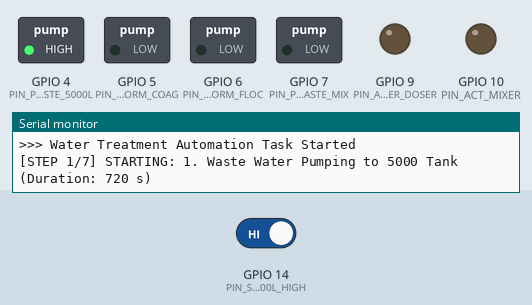
A sketch run on a simulated ESP32-S2. On the bench: switched loads named in the sketch (green lamp = pin HIGH), output pins drawn as LEDs (lit = HIGH), the last lines printed to the serial monitor. The test bench sets the inputs (shaded band); at power-on: GPIO 14 (PIN_SENS_5000L_HIGH) HIGH. Pins used as bus, display or sensor lines are not drawn.

Above: at 2.2 s.
2.3 s: GPIO 14 (PIN_SENS_5000L_HIGH) driven LOW
At 3.3 s:
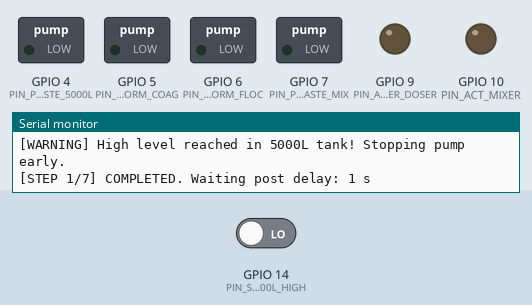
At 5.3 s:
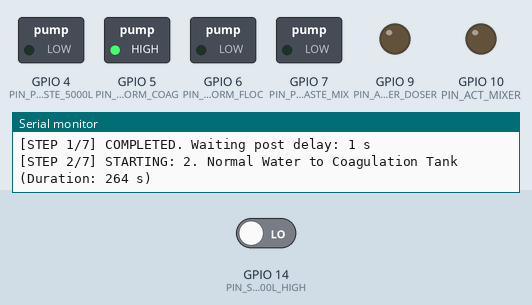
Timing chart, 0 to 6.8 s (numbered marks = the images above; inputs shaded):
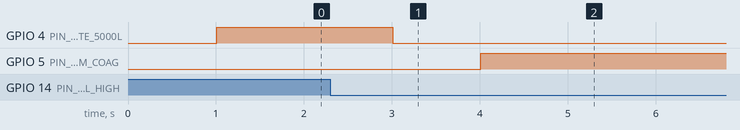

The sketch:

WaterTreatmentESP32.ino
```cpp
#include <Arduino.h>
#include "hal_water_system.h"
#include "water_treatment_api.h"

/* Step Wrapper Functions */
static void step1_start(void) { hal_pump_set(PUMP_WASTE_TO_5000L, true); }
static void step1_stop(void)  { hal_pump_set(PUMP_WASTE_TO_5000L, false); }

static void step2_start(void) { hal_pump_set(PUMP_NORMAL_TO_COAGULATION, true); }
static void step2_stop(void)  { hal_pump_set(PUMP_NORMAL_TO_COAGULATION, false); }

static void step3_start(void) { hal_pump_set(PUMP_NORMAL_TO_FLOCCULANT, true); }
static void step3_stop(void)  { hal_pump_set(PUMP_NORMAL_TO_FLOCCULANT, false); }

static void step4_start(void) { hal_pump_set(PUMP_WASTE_TO_MIXING, true); }
static void step4_stop(void)  { hal_pump_set(PUMP_WASTE_TO_MIXING, false); }

static void step5_start(void) { hal_actuator_set(ACTUATOR_POWDER_DOSER, true); }
static void step5_stop(void)  { hal_actuator_set(ACTUATOR_POWDER_DOSER, false); }

static void step6_start(void) { hal_stepper_start(80); }
static void step6_stop(void)  { hal_stepper_stop(); }

static void step7_start(void) { hal_pump_set(PUMP_DC_DOSING, true); }
static void step7_stop(void)  { hal_pump_set(PUMP_DC_DOSING, false); }

/*
 * Process Recipe Table matching your chart:
 * 1. Waste Water to 5000L: 12 min = 720 sec, delay = 1 sec
 * 2. Normal Water to Coagulation: 4.4 min = 264 sec, delay = 1 sec
 * 3. Normal Water to Flocculant: 58 sec, delay = 1 sec
 * 4. Waste Water to Mixing: 4.4 min = 264 sec, delay = 1 sec
 * 5. Powder Dosing: 1 min = 60 sec, delay = 1 sec
 * 6. Coagulant Mixing (Stepper 80 RPM): 10 min = 600 sec, delay = 3 sec
 * 7. DC Pump Start: 1 min = 60 sec, delay = 1 sec
 */
static const treatment_step_t process_recipe[] = {
    { "1. Waste Water Pumping to 5000 Tank",        720, 1, step1_start, step1_stop },
    { "2. Normal Water to Coagulation Tank",        264, 1, step2_start, step2_stop },
    { "3. Normal Water to Flocculant Tank",          58, 1, step3_start, step3_stop },
    { "4. Waste Water to Mixing Water Tank",        264, 1, step4_start, step4_stop },
    { "5. Powder Dosing Start",                      60, 1, step5_start, step5_stop },
    { "6. Coagulant Mixing 1 - Stepper Motor (80RPM)", 600, 3, step6_start, step6_stop },
    { "7. DC Pump Start",                            60, 1, step7_start, step7_stop }
};

#define TOTAL_STEPS (sizeof(process_recipe) / sizeof(process_recipe[0]))

/* FreeRTOS Sequencer Task */
void waterTreatmentSequencerTask(void *pvParameters) {
    Serial.println(">>> Water Treatment Automation Task Started");

    while (1) {
        for (size_t i = 0; i < TOTAL_STEPS; i++) {
            const treatment_step_t *step = &process_recipe[i];
            Serial.printf("\n[STEP %u/%u] STARTING: %s (Duration: %lu s)\n",
                          i + 1, TOTAL_STEPS, step->step_name, step->duration_sec);

            step->action_start();

                        uint32_t elapsed = 0;
            while (elapsed < step->duration_sec) {
                                if (hal_sensor_read(SENSOR_TANK_5000L_HIGH) && (i == 0)) {
                    Serial.println("[WARNING] High level reached in 5000L tank! Stopping pump early.");
                    break;
                }

                vTaskDelay(pdMS_TO_TICKS(1000));
                elapsed++;
            }

            step->action_stop();
            Serial.printf("[STEP %u/%u] COMPLETED. Waiting post delay: %lu s\n",
                          i + 1, TOTAL_STEPS, step->post_delay_sec);

            vTaskDelay(pdMS_TO_TICKS(step->post_delay_sec * 1000));
        }

        Serial.println("\n--- Cycle Complete. Waiting 10 seconds before next batch ---");
        vTaskDelay(pdMS_TO_TICKS(10000));
    }
}

void setup() {
    Serial.begin(115200);
    delay(1000);

    Serial.println("Initializing Water Treatment HAL & APIs...");
    api_init();

        xTaskCreatePinnedToCore(
        waterTreatmentSequencerTask,
        "wt_sequencer",
        4096,
        NULL,
        1,
        NULL,
        0
    );
}

void loop() {
      vTaskDelay(pdMS_TO_TICKS(500));
}
```

water_treatment_api.cpp
```cpp
#include "water_treatment_api.h"
#include <Arduino.h>

void api_init(void) {
    hal_gpio_init();
    hal_stepper_init();
}

void api_emergency_stop_all(void) {
    Serial.println("[EMERGENCY] Stopping all pumps, actuators, and motors!");
    for (int i = 0; i < PUMP_MAX_COUNT; i++) {
        hal_pump_set((hal_pump_t)i, false);
    }
    for (int i = 0; i < ACTUATOR_MAX_COUNT; i++) {
        hal_actuator_set((hal_actuator_t)i, false);
    }
    hal_stepper_stop();
}
```

water_treatment_api.h
```cpp
#ifndef WATER_TREATMENT_API_H
#define WATER_TREATMENT_API_H

#include "hal_water_system.h"

#ifdef __cplusplus
extern "C" {
#endif

typedef struct {
    const char *step_name;
    uint32_t duration_sec;
    uint32_t post_delay_sec;
    void (*action_start)(void);
    void (*action_stop)(void);
} treatment_step_t;

void api_init(void);
void api_emergency_stop_all(void);

#ifdef __cplusplus
}
#endif

#endif 
```

hal_water_system.cpp
```cpp
#include "hal_water_system.h"
#include <Arduino.h>
#include "driver/gpio.h"
#include "driver/ledc.h"
#include "esp_timer.h"

/*  Pin Mapping for ESP32-S2 */
#define PIN_PUMP_WASTE_5000L    GPIO_NUM_4
#define PIN_PUMP_NORM_COAG      GPIO_NUM_5
#define PIN_PUMP_NORM_FLOC      GPIO_NUM_6
#define PIN_PUMP_WASTE_MIX      GPIO_NUM_7
#define PIN_PUMP_DC             GPIO_NUM_8

#define PIN_ACT_POWDER_DOSER    GPIO_NUM_9
#define PIN_ACT_MIXER           GPIO_NUM_10

#define PIN_STEPPER_STEP        GPIO_NUM_11
#define PIN_STEPPER_DIR         GPIO_NUM_12
#define PIN_STEPPER_EN          GPIO_NUM_13

#define PIN_SENS_5000L_HIGH     GPIO_NUM_14
#define PIN_SENS_5000L_LOW      GPIO_NUM_15
#define PIN_SENS_MIXING_HIGH    GPIO_NUM_16

static const gpio_num_t pump_pins[PUMP_MAX_COUNT] = {
    PIN_PUMP_WASTE_5000L, PIN_PUMP_NORM_COAG, PIN_PUMP_NORM_FLOC,
    PIN_PUMP_WASTE_MIX,   PIN_PUMP_DC
};

static const gpio_num_t actuator_pins[ACTUATOR_MAX_COUNT] = {
    PIN_ACT_POWDER_DOSER, PIN_ACT_MIXER
};

static const gpio_num_t sensor_pins[SENSOR_MAX_COUNT] = {
    PIN_SENS_5000L_HIGH, PIN_SENS_5000L_LOW, PIN_SENS_MIXING_HIGH
};

esp_err_t hal_gpio_init(void) {
    gpio_config_t io_conf = {
        .pin_bit_mask = 0,
        .mode = GPIO_MODE_OUTPUT,
        .pull_up_en = GPIO_PULLUP_DISABLE,
        .pull_down_en = GPIO_PULLDOWN_ENABLE,
        .intr_type = GPIO_INTR_DISABLE
    };

    for (int i = 0; i < PUMP_MAX_COUNT; i++) {
        io_conf.pin_bit_mask |= (1ULL << pump_pins[i]);
    }
    for (int i = 0; i < ACTUATOR_MAX_COUNT; i++) {
        io_conf.pin_bit_mask |= (1ULL << actuator_pins[i]);
    }
    io_conf.pin_bit_mask |= (1ULL << PIN_STEPPER_DIR) | (1ULL << PIN_STEPPER_EN);
    gpio_config(&io_conf);


    for (int i = 0; i < PUMP_MAX_COUNT; i++) gpio_set_level(pump_pins[i], 0);
    for (int i = 0; i < ACTUATOR_MAX_COUNT; i++) gpio_set_level(actuator_pins[i], 0);
    gpio_set_level(PIN_STEPPER_EN, 1);


    gpio_config_t in_conf = {
        .pin_bit_mask = 0,
        .mode = GPIO_MODE_INPUT,
        .pull_up_en = GPIO_PULLUP_ENABLE,
        .pull_down_en = GPIO_PULLDOWN_DISABLE,
        .intr_type = GPIO_INTR_DISABLE
    };
    for (int i = 0; i < SENSOR_MAX_COUNT; i++) {
        in_conf.pin_bit_mask |= (1ULL << sensor_pins[i]);
    }
    gpio_config(&in_conf);

    return ESP_OK;
}

esp_err_t hal_pump_set(hal_pump_t pump, bool turn_on) {
    if (pump >= PUMP_MAX_COUNT) return ESP_ERR_INVALID_ARG;
    gpio_set_level(pump_pins[pump], turn_on ? 1 : 0);
    return ESP_OK;
}

esp_err_t hal_actuator_set(hal_actuator_t actuator, bool turn_on) {
    if (actuator >= ACTUATOR_MAX_COUNT) return ESP_ERR_INVALID_ARG;
    gpio_set_level(actuator_pins[actuator], turn_on ? 1 : 0);
    return ESP_OK;
}

esp_err_t hal_stepper_init(void) {
    ledc_timer_config_t ledc_timer = {
        .speed_mode       = LEDC_LOW_SPEED_MODE,
        .duty_resolution  = LEDC_TIMER_10_BIT,
        .timer_num        = LEDC_TIMER_0,
        .freq_hz          = 4267,
        .clk_cfg          = LEDC_AUTO_CLK
    };
    ledc_timer_config(&ledc_timer);

    ledc_channel_config_t ledc_channel = {
        .gpio_num       = PIN_STEPPER_STEP,
        .speed_mode     = LEDC_LOW_SPEED_MODE,
        .channel        = LEDC_CHANNEL_0,
        .intr_type      = LEDC_INTR_DISABLE,
        .timer_sel      = LEDC_TIMER_0,
        .duty           = 0,
        .hpoint         = 0
    };
    ledc_channel_config(&ledc_channel);
    return ESP_OK;
}

esp_err_t hal_stepper_start(uint32_t rpm) {
    // 80 RPM with 200 step motor and 1/16 microsteps = (80 * 200 * 16) / 60 (formaula)
    uint32_t freq_hz = (rpm * 200 * 16) / 60;
    ledc_set_freq(LEDC_LOW_SPEED_MODE, LEDC_TIMER_0, freq_hz);
    gpio_set_level(PIN_STEPPER_EN, 0);
    gpio_set_level(PIN_STEPPER_DIR, 1);
    ledc_set_duty(LEDC_LOW_SPEED_MODE, LEDC_CHANNEL_0, 512);
    ledc_update_duty(LEDC_LOW_SPEED_MODE, LEDC_CHANNEL_0);
    return ESP_OK;
}

esp_err_t hal_stepper_stop(void) {
    ledc_set_duty(LEDC_LOW_SPEED_MODE, LEDC_CHANNEL_0, 0);
    ledc_update_duty(LEDC_LOW_SPEED_MODE, LEDC_CHANNEL_0);
    gpio_set_level(PIN_STEPPER_EN, 1);
    return ESP_OK;
}

bool hal_sensor_read(hal_sensor_t sensor) {
    if (sensor >= SENSOR_MAX_COUNT) return false;
    return (gpio_get_level(sensor_pins[sensor]) == 0);
}

uint32_t hal_get_time_sec(void) {
    return (uint32_t)(esp_timer_get_time() / 1000000ULL);
}
```

hal_water_system.h
```cpp
#ifndef HAL_WATER_SYSTEM_H
#define HAL_WATER_SYSTEM_H

#include <stdbool.h>
#include <stdint.h>
#include "esp_err.h"

#ifdef __cplusplus
extern "C" {
#endif

typedef enum {
    PUMP_WASTE_TO_5000L = 0,
    PUMP_NORMAL_TO_COAGULATION,
    PUMP_NORMAL_TO_FLOCCULANT,
    PUMP_WASTE_TO_MIXING,
    PUMP_DC_DOSING,
    PUMP_MAX_COUNT
} hal_pump_t;

typedef enum {
    ACTUATOR_POWDER_DOSER = 0,
    ACTUATOR_MIXER_MOTOR,
    ACTUATOR_MAX_COUNT
} hal_actuator_t;

typedef enum {
    SENSOR_TANK_5000L_HIGH = 0,
    SENSOR_TANK_5000L_LOW,
    SENSOR_MIXING_TANK_HIGH,
    SENSOR_MAX_COUNT
} hal_sensor_t;

esp_err_t hal_gpio_init(void);
esp_err_t hal_pump_set(hal_pump_t pump, bool turn_on);
esp_err_t hal_actuator_set(hal_actuator_t actuator, bool turn_on);

esp_err_t hal_stepper_init(void);
esp_err_t hal_stepper_start(uint32_t rpm);
esp_err_t hal_stepper_stop(void);

bool hal_sensor_read(hal_sensor_t sensor);
uint32_t hal_get_time_sec(void);

#ifdef __cplusplus
}
#endif

#endif 
```

Measured:
- after the input at 2.3 s, GPIO 4 (PIN_PUMP_WASTE_5000L): HIGH → LOW after 0.71 s; GPIO 5 (PIN_PUMP_NORM_COAG): LOW → HIGH after 1.7 s
